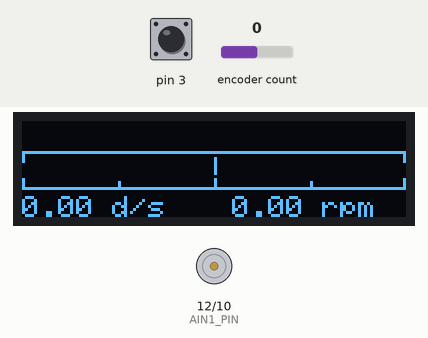
This program was run on a simulated Arduino Pro Mini, built with avr-gcc and run on an emulated ATmega328P. Parts: 128×32 one-colour display, motor-driver pin pairs drawn as motors (green arrow = first pin HIGH = forward, orange = second pin HIGH = backward, longer = more drive, scaled by the enable pin). The inputs (shaded band) are chosen by the test bench; at power-on: pin 3 HIGH, encoder count 0. EEPROM starts erased; what the program prints to the serial monitor is not drawn.

Above: at 1.2 s.
1.3 s: pin 3 pulled LOW for 0.15 s
At 2.8 s:
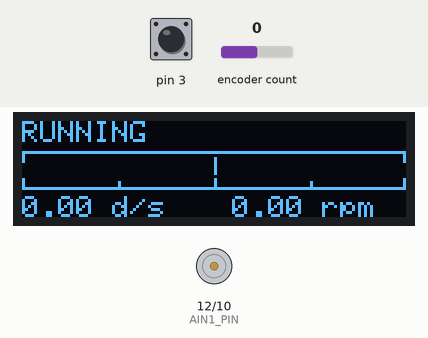
3.5 s: encoder count set to 1
At 4.8 s:
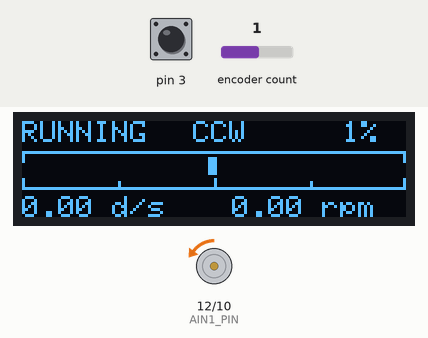
5.1 s: pin 3 pulled LOW for 1 s
At 7.42 s:
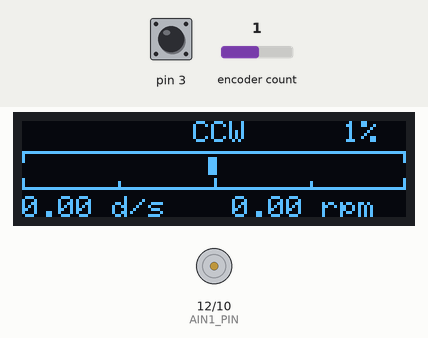
9.1 s: encoder count set to 0
At 9.77 s:
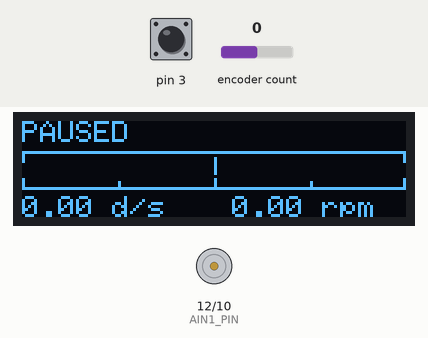
11.9 s: encoder count set to -1
At 12.58 s:
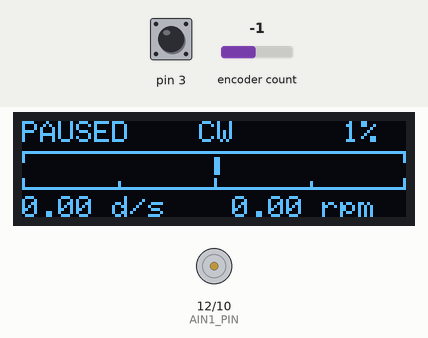
14.7 s: pin 3 pulled LOW for 0.15 s
At 16.9 s:
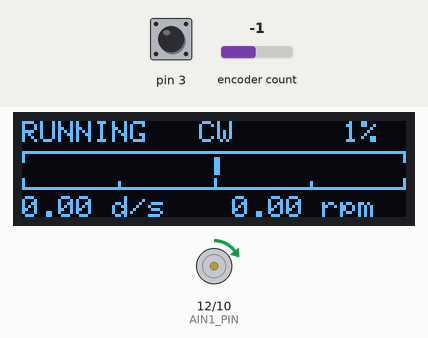
Timing chart, 0 to 17.9 s (numbered marks = the images above; inputs shaded):
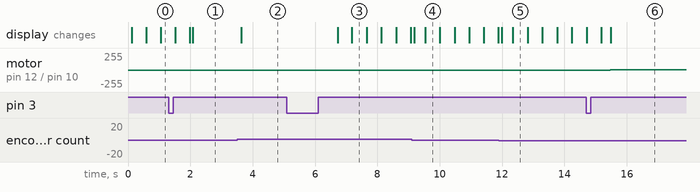

The program:

main.cpp
```cpp
#include <Arduino.h>
#include <SPI.h>
#include <Wire.h>
#include <EEPROM.h>
#include <Adafruit_GFX.h>
#include <Adafruit_SSD1306.h>
#include <ClickEncoder.h>
#include "MotorControl.h"
#include "RotaryEncoder.h"


#define EEPROM_DID_WRITE 0
#define EEPROM_LAST_ROTARY_VALUE 1
#define EEPROM_INVERT_ROTARY_VALUE 2

// Encoder Pins
#define ENCODER_PINA     4
#define ENCODER_PINB     2
#define ENCODER_BTN      3
#define ENCODER_STEPS_PER_NOTCH    4   // Change this depending on which encoder is used

// MotorControl Pins
#define PWM_PIN 11
#define AIN1_PIN 12
#define AIN2_PIN 10

// State Management
#define HALTED 0
#define RUNNING 1

// UI Constants
#define TOP_MARGIN 10
#define LARGE_INDICATOR_HEIGHT 3
#define SMALL_INDICATOR_HEIGHT 2
#define ZERO_INDICATOR_HEIGHT 3
#define BAR_HEIGHT 6
#define BAR_MARGIN_TOP 2
#define BAR_MARGIN_BOTTOM 4
#define BAR_WITH_MARGINS BAR_HEIGHT + BAR_MARGIN_TOP + BAR_MARGIN_BOTTOM

uint8_t currentState = HALTED;
uint8_t showStateLabel = false;
int16_t rotaryValue = 0;
uint8_t calculatedPower, calculatedDirection;
uint32_t lastUIRefresh = 0;
uint8_t UICounter = 0;

ClickEncoder *encoder;
MotorControl *motorControl;
Adafruit_SSD1306 *display;
RotaryEncoder *rotaryEncoder;

void setup() {

  Serial.begin(115200);
  while(!Serial) {};

  encoder = new ClickEncoder(ENCODER_PINA,ENCODER_PINB,ENCODER_BTN,ENCODER_STEPS_PER_NOTCH);
  encoder->setAccelerationEnabled(true);

  motorControl = new MotorControl(PWM_PIN, AIN1_PIN, AIN2_PIN);

  display = new Adafruit_SSD1306();
  // by default, we'll generate the high voltage from the 3.3v line internally! (neat!)
  display->begin(SSD1306_SWITCHCAPVCC, 0x3C);  // initialize with the I2C addr 0x3C (for the 128x32)
  display->clearDisplay();

  rotaryEncoder = new RotaryEncoder();


  if (EEPROM.read(EEPROM_DID_WRITE) == 255) {
    EEPROM.write(EEPROM_DID_WRITE, 0);
    EEPROM.write(EEPROM_LAST_ROTARY_VALUE, 0);
    EEPROM.write(EEPROM_INVERT_ROTARY_VALUE, 0);
  } else {
    rotaryValue = EEPROM.read(EEPROM_LAST_ROTARY_VALUE);
    if (EEPROM.read(EEPROM_INVERT_ROTARY_VALUE) == 1) {
      rotaryValue = -rotaryValue;
    }

    Serial.print("Reading EEPROM ");
    Serial.print(rotaryValue);
  }

}


void drawPowerBar() {

  if (calculatedDirection == DIRECTION_CW) {
    int8_t width = map(calculatedPower, 0, 255, 1, 64);
    display->fillRect(64, TOP_MARGIN + BAR_MARGIN_TOP, width, BAR_HEIGHT, WHITE);
  } else if (calculatedDirection == DIRECTION_CCW) {
    int8_t width = map(calculatedPower, 0, 255, 1, 64);
    display->fillRect(64 - width, TOP_MARGIN + BAR_MARGIN_TOP, width + 1, BAR_HEIGHT, WHITE);
  } else {
    display->fillRect(64, TOP_MARGIN + BAR_MARGIN_TOP, 1, BAR_HEIGHT, WHITE);
  }

}

void drawUI() {
  display->clearDisplay();

  // Draw power scale
  // Top and bottom horizontal lines
  display->drawLine(0, TOP_MARGIN, 127, TOP_MARGIN, WHITE);
  display->drawLine(0, TOP_MARGIN + BAR_WITH_MARGINS, 127, TOP_MARGIN + BAR_WITH_MARGINS, WHITE);

  // Max CCW indicator lines
  display->drawLine(0, TOP_MARGIN, 0, TOP_MARGIN + LARGE_INDICATOR_HEIGHT, WHITE);
  display->drawLine(0, TOP_MARGIN + BAR_WITH_MARGINS, 0, TOP_MARGIN + BAR_WITH_MARGINS - LARGE_INDICATOR_HEIGHT, WHITE);

  // Mid CCW indicator lines
  // display->drawLine(32, TOP_MARGIN, 32, TOP_MARGIN + SMALL_INDICATOR_HEIGHT, WHITE);
  display->drawLine(32, TOP_MARGIN + BAR_WITH_MARGINS, 32, TOP_MARGIN + BAR_WITH_MARGINS - SMALL_INDICATOR_HEIGHT, WHITE);

  // Zero indicator lines
  // display->drawLine(64, TOP_MARGIN, 64, TOP_MARGIN + ZERO_INDICATOR_HEIGHT, WHITE);
  display->drawLine(64, TOP_MARGIN + BAR_WITH_MARGINS, 64, TOP_MARGIN + BAR_WITH_MARGINS - ZERO_INDICATOR_HEIGHT, WHITE);

  // Mid CW indicator lines
  // display->drawLine(96, TOP_MARGIN, 96, TOP_MARGIN + SMALL_INDICATOR_HEIGHT, WHITE);
  display->drawLine(96, TOP_MARGIN + BAR_WITH_MARGINS, 96, TOP_MARGIN + BAR_WITH_MARGINS - SMALL_INDICATOR_HEIGHT, WHITE);

  // Max CW indicator lines
  display->drawLine(127, TOP_MARGIN, 127, TOP_MARGIN + LARGE_INDICATOR_HEIGHT, WHITE);
  display->drawLine(127, TOP_MARGIN + BAR_WITH_MARGINS, 127, TOP_MARGIN + BAR_WITH_MARGINS - LARGE_INDICATOR_HEIGHT, WHITE);

  if (calculatedDirection != DIRECTION_NONE) {
    uint8_t percentage = map(calculatedPower, 0, 255, 0, 100);
    uint8_t x = 107;
    if (percentage > 10 && percentage < 100) {
      x = 105;
    } else if (percentage == 100) {
      x = 102;
    }

    display->setCursor(x, 0);
    display->setTextSize(0);
    display->print(percentage);
    display->println("%");

    display->setTextSize(1);
    display->setTextColor(WHITE);
    display->setCursor((calculatedDirection == DIRECTION_CW) ? 59 : 57, 0);
    display->println((calculatedDirection == DIRECTION_CW) ? "CW" : "CCW");

  }


  display->setTextSize(1);
  display->setCursor(0,0);

  if (currentState == HALTED) {
    if (showStateLabel) {
      display->println("PAUSED");
    }

    if ((UICounter % 4) == 0) {
      showStateLabel = !showStateLabel;
    }

  } else {
    display->println("RUNNING");
  }

  display->setCursor(0, 25);
  display->print(rotaryEncoder->degreePerMinute / 60.0);
  display->println(" d/s");

  display->setCursor(70, 25);
  display->print(rotaryEncoder->revolutionsPerMinute);
  display->println(" rpm");

  drawPowerBar();

  display->display();
}


void setState(uint8_t state) {
  if (state != currentState) {
    currentState = state;

    if (currentState == RUNNING) {
    } else {
      showStateLabel = true;
    }

  }
}


 void calculate() {

   // cap rotary value
   if (rotaryValue < 0) {
     calculatedPower = -rotaryValue*5;
     calculatedDirection = DIRECTION_CCW;
   } else if (rotaryValue > 0) {
     calculatedPower = rotaryValue*5;
     calculatedDirection = DIRECTION_CW;
   } else {
     calculatedPower = 0;
     calculatedDirection = DIRECTION_NONE;
   }

   if (currentState == RUNNING) {
     motorControl->apply(calculatedPower, calculatedDirection);
   } else {
     motorControl->stop();
   }

   rotaryEncoder->service();

 }

void loop() {

  static uint32_t lastService = 0;

  if (lastService + 1000 < micros()) {
    lastService = micros();
    calculate();
    encoder->service();
  }

  if (millis() - lastUIRefresh > 100) {
    if (UICounter < 255) {
      UICounter ++;
    } else {
      UICounter = 0;
    }
    drawUI();
    lastUIRefresh = millis();
  }

  ClickEncoder::Button b = encoder->getButton();
  if (b == ClickEncoder::Clicked) {
    if (currentState == HALTED) {
      setState(RUNNING);
      EEPROM.write(EEPROM_INVERT_ROTARY_VALUE, (rotaryValue < 0));
      EEPROM.write(EEPROM_LAST_ROTARY_VALUE, (rotaryValue < 0) ? -rotaryValue : rotaryValue);

      Serial.print("Writing EEPROM ");
      Serial.print((rotaryValue < 0));
      Serial.print(" - ");
      Serial.println((rotaryValue < 0) ? -rotaryValue : rotaryValue);
    } else {
      setState(HALTED);
    }
    drawUI();
  }


  if (b == ClickEncoder::Held) {
    rotaryValue = 0;
    setState(HALTED);
  }


  rotaryValue += -(encoder->getValue());
  if (rotaryValue > 51) {
    rotaryValue = 51;
  }
  if (rotaryValue < -51) {
    rotaryValue = -51;
  }

    // put your main code here, to run repeatedly:
}
```

MotorControl.cpp
```cpp
#import <Arduino.h>
#import "MotorControl.h"

MotorControl::MotorControl(uint8_t pwmPin, uint8_t AIN1Pin, uint8_t AIN2Pin)
{
  _pwmPin = pwmPin;
  _AIN1Pin = AIN1Pin;
  _AIN2Pin = AIN2Pin;

  currentPower = 0;
  currentDirection = DIRECTION_NONE;

  pinMode(_AIN1Pin, OUTPUT);
  pinMode(_AIN2Pin, OUTPUT);

}

void MotorControl::apply(uint8_t power, uint8_t direction) {


  if (currentPower != power) {
    Serial.print("Applying Power: ");
    Serial.println(power);
     analogWrite(_pwmPin, power);
     currentPower = power;
  }

  if (currentDirection != direction) {
    if (direction == DIRECTION_CW) {
      digitalWrite(_AIN1Pin, HIGH);
      digitalWrite(_AIN2Pin, LOW);
      Serial.println("CW");
    } else if (direction == DIRECTION_CCW) {
      digitalWrite(_AIN1Pin, LOW);
      digitalWrite(_AIN2Pin, HIGH);
      Serial.println("CCW");
    } else {
      digitalWrite(_AIN1Pin, LOW);
      digitalWrite(_AIN2Pin, LOW);
      Serial.println("NONE");
    }

    currentDirection = direction;
  }

}

void MotorControl::stop() {
  apply(0, DIRECTION_NONE);
}
```

MotorControl.h
```cpp
#ifndef MotorControl_h
#define MotorControl_h

#include "Arduino.h"

#define DIRECTION_NONE 0
#define DIRECTION_CW 1
#define DIRECTION_CCW 2

class MotorControl
{
  public:
    MotorControl(uint8_t pwmPin, uint8_t AIN1Pin, uint8_t AIN2Pin);

    uint8_t currentPower, currentDirection;
    void apply(uint8_t power, uint8_t direction);
    void stop();

  private:
    uint8_t _pwmPin, _AIN1Pin, _AIN2Pin;

};

#endif
```

RotaryEncoder.cpp
```cpp
#include <Arduino.h>
#include "RotaryEncoder.h"


void primarySensorFired() {

  if (digitalRead(secondSensor) == HIGH) {
    rotaryCounter -= 1;
  } else {
    rotaryCounter += 1;
  }

  newData = 1;
}

RotaryEncoder::RotaryEncoder()
{

  pinMode(firstSensor, INPUT);
  pinMode(secondSensor, INPUT);
  attachInterrupt(firstSensor, primarySensorFired, RISING);

}

void RotaryEncoder::service()
{

  static uint32_t lastRPMMeasurement = 0;
  static int32_t lastCounterValue = 0;
  static int16_t countsSinceLastMeasure = 0;
  static int32_t timeIntervalSinceLastMeasure = 0;
  if (lastRPMMeasurement + RPMUpdateIntervalInMS < millis()) {
    timeIntervalSinceLastMeasure =  millis() - lastRPMMeasurement;
    lastRPMMeasurement = millis();

    countsSinceLastMeasure = rotaryCounter - lastCounterValue;
    degreeSinceLastMeasure = (countsSinceLastMeasure / stepsPerDegree);
    degreePerMinute = degreeSinceLastMeasure * (oneMinuteInMillis / timeIntervalSinceLastMeasure);
    revolutionsPerMinute = (degreePerMinute / 360.0);
    lastCounterValue = rotaryCounter;

  }

}
```

RotaryEncoder.h
```cpp
#ifndef RotaryEncoder_H
#define RotaryEncoder_H

#include "Arduino.h"

#define stepsPerFullRotation 18304.0
#define stepsPerDegree (stepsPerFullRotation/360.0)
#define oneMinuteInMillis (60.0 * 1000.0)
#define RPMUpdateIntervalInMS 250.0

#define firstSensor 7
#define secondSensor 6
static uint8_t newData = 1;
static int32_t rotaryCounter = 0;

class RotaryEncoder
{
  public:
    RotaryEncoder();
    void service();
    double degreeSinceLastMeasure = 0;
    double degreePerMinute = 0;
    double revolutionsPerMinute = 0;

};

#endif
```

Measured:
- after the input at 1.3 s, the display: first differs from a run without the input after 0.77 s (image 1)
- after the input at 3.5 s, motor on pin 12 (AIN1_PIN) / pin 10 (AIN2_PIN): stopped → backward 5/255 at once; the display: changes after 0.13 s (image 2)
- after the input at 5.1 s, motor on pin 12 (AIN1_PIN) / pin 10 (AIN2_PIN): backward 5/255 → stopped after 1.6 s; the display: first changes after 1.6 s (image 3 shows a later state)
- after the input at 9.1 s, the display: first changes after 0.09 s (image 4 shows a later state)
- after the input at 11.9 s, the display: first changes after 0.10 s (image 5 shows a later state)
- after the input at 14.7 s, motor on pin 12 (AIN1_PIN) / pin 10 (AIN2_PIN): stopped → forward 5/255 after 0.77 s; the display: first differs from a run without the input after 0.78 s (image 6)
- what the display in image 3 shows lasts 0.5 s, from 7.2 s to 7.7 s
